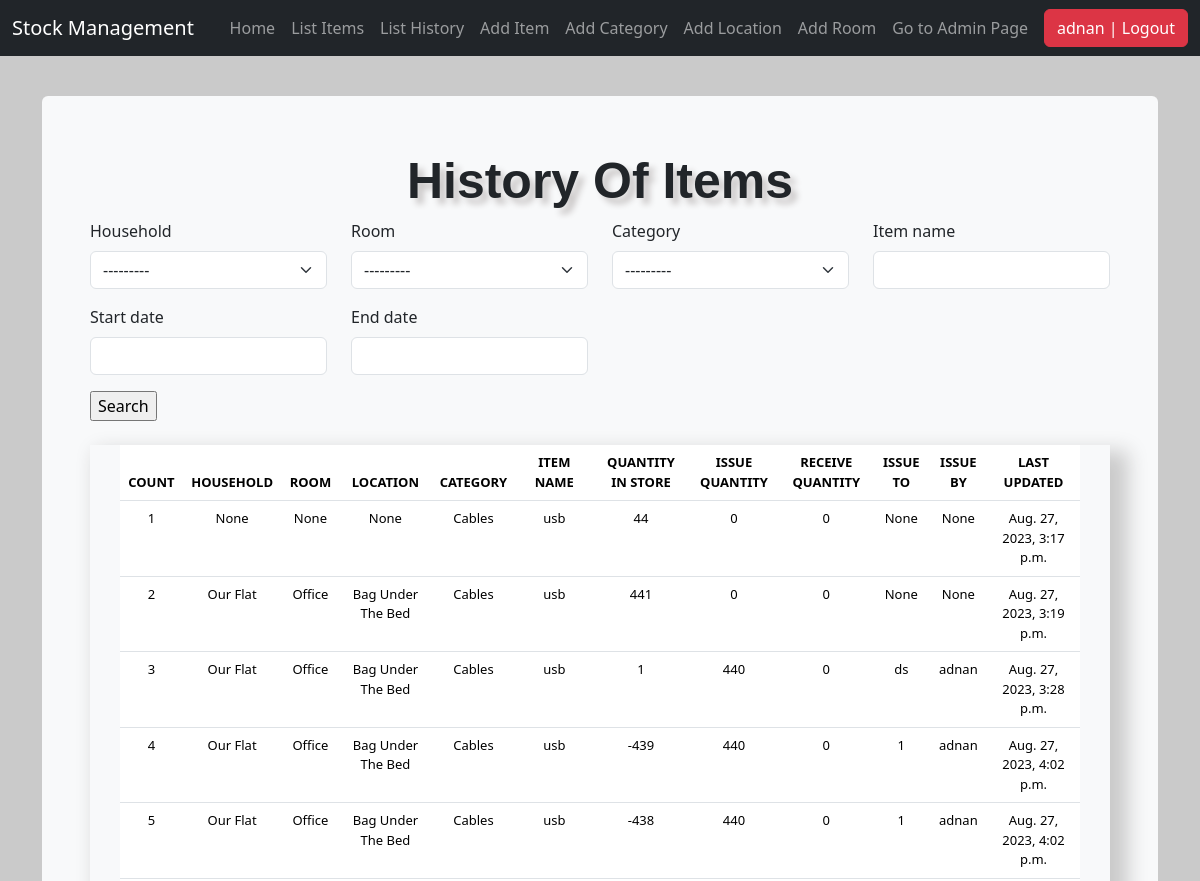
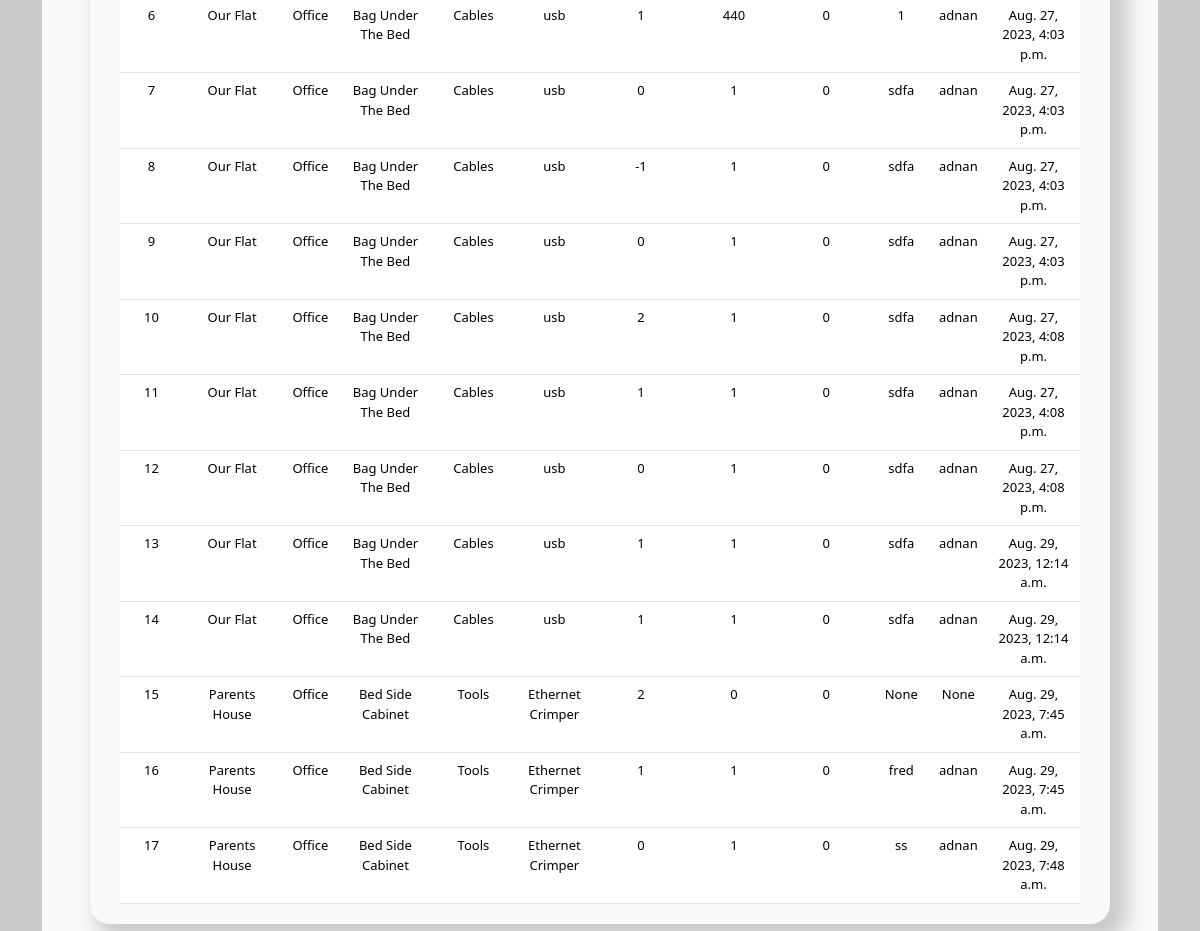
The app's page /list_history/ (signed in) with its own data (2 pictures, top to bottom).
### stockmgmt/models.py (models this page shows, shortened)
class StockHistory(models.Model):
    household = models.ForeignKey(
        Household, on_delete=models.CASCADE, blank=True, null=True)
    room = models.ForeignKey(
        Room, on_delete=models.CASCADE, blank=True, null=True)
    location = models.ForeignKey(
        Location, on_delete=models.CASCADE, blank=True, null=True)
    category = models.ForeignKey(
        Category, on_delete=models.CASCADE, blank=True, null=True)
    item_name = models.CharField(max_length=50, blank=True, null=True)
    quantity = models.IntegerField(default='0', blank=True, null=True)
    receive_quantity = models.IntegerField(default='0', blank=True, null=True)
    receive_by = models.CharField(max_length=50, blank=True, null=True)
    issue_quantity = models.IntegerField(default='0', blank=True, null=True)
    issue_by = models.CharField(max_length=50, blank=True, null=True)
    issue_to = models.CharField(max_length=50, blank=True, null=True)
    phone_number = models.CharField(max_length=50, blank=True, null=True)
    created_by = models.CharField(max_length=50, blank=True, null=True)
    reorder_level = models.IntegerField(default='0', blank=True, null=True)
    last_updated = models.DateTimeField(
        auto_now_add=False, auto_now=False, null=True)
    timestamp = models.DateTimeField(
        auto_now_add=False, auto_now=False, null=True)

class Category(models.Model):
    name = models.CharField(max_length=50, blank=True, null=True,
                            help_text="What category is the item related to? (such Cables/Computer Parts/Tools?)")
    def __str__(self):
        return self.name.title() if self.name else ""

class Household(models.Model):
    name = models.CharField(max_length=50, blank=True, null=True)
    def __str__(self):
        return self.name.title() if self.name else ""

class Room(models.Model):
    name = models.CharField(max_length=50, blank=True,
                            null=True, help_text="Which room is the item at?")
    def __str__(self):
        return self.name.title() if self.name else ""

class Location(models.Model):
    name = models.CharField(max_length=50, blank=True,
                            null=True, help_text="Where is the item located?")
    def __str__(self):
        return self.name.title() if self.name else ""

### stockmgmt/views.py (the view, shortened to what this page needs)
# urls.py: path('list_history/', views.list_history, name='list_history'),
@login_required
def list_history(request):
    title = 'History Of Items'
    queryset = StockHistory.objects.all()
    form = StockSearchForm(request.POST or None)
    context = {
        "title": title,
        "queryset": queryset,
        "form": form,
    }
    return render(request, "./includes/list_history.html", context)

### stockmgmt/forms.py
class StockSearchForm(forms.ModelForm):
    export_to_CSV = forms.BooleanField(required=False)
    start_date = forms.DateTimeField(required=False)
    end_date = forms.DateTimeField(required=False)
    class Meta:
        model = Stock
        fields = ['household', 'room', 'category',
                  'item_name', 'start_date', 'end_date']

### stockmgmt/templates/includes/list_history.html (shortened to what this page needs)
{% extends 'base.html' %}
{% load crispy_forms_tags %}
{% block content %}
<form method="POST" action="">{% csrf_token %}
    <div class="row">
        <div class="col-3">
            {{ form.household|as_crispy_field }}
        </div>
        <div class="col-3">
            {{ form.room|as_crispy_field }}
        </div>
        <div class="col-3">
            {{ form.category|as_crispy_field }}
        </div>
        <div class="col-3">
            {{ form.item_name|as_crispy_field }}
        </div>
        <div class="col-3">
            {{ form.start_date|as_crispy_field }}
        </div>
        <div class="col-3">
            {{ form.end_date|as_crispy_field }}
        </div>
    </div>
    <input type="submit" value="Search" />
</form>
<br>
<div class="display_table">
    <table class="table">
        <thead>
            <tr>
                <th>COUNT</th>
                <th>HOUSEHOLD</th>
                <th>ROOM</th>
                <th>LOCATION</th>
                <th>CATEGORY</th>
                <th>ITEM NAME</th>
                <th>QUANTITY IN STORE</th>
                <th>ISSUE QUANTITY</th>
                <th>RECEIVE QUANTITY</th>
                <th>ISSUE TO</th>
                <th>ISSUE BY</th>
                <th>LAST UPDATED</th>
            </tr>
        </thead>
        {% for instance in queryset %}
        <tr>
            <td>{{forloop.counter}}</td>
            <td>{{instance.household}}</td>
            <td>{{instance.room}}</td>
            <td>{{instance.location}}</td>
            <td>{{instance.category}}</td>
            <td>{{instance.item_name}}</td>
            <td>{{instance.quantity}}</td>
            <td>{{instance.issue_quantity}}</td>
            <td>{{instance.receive_quantity}}</td>
            <td>{{instance.issue_to}}</td>
            <td>{{instance.issue_by}}</td>
            <td>{{instance.last_updated}}</td>
        </tr>
        {% endfor %}
    </table>
</div>
{% endblock %}

### stockmgmt/templates/partials/nav.html (shortened to what this page needs)
<nav class="navbar navbar-expand-md navbar-dark fixed-top bg-dark">
    <div class="container-fluid">
        <a class="navbar-brand" href="#">Stock Management</a>
        <div class="collapse navbar-collapse d-flex justify-content-end" id="navbarCollapse">
            <ul class="navbar-nav ms-auto me-2 my-lg-0">
                <li class="nav-item">
                    <a class="nav-link" aria-current="page" href="{% url 'home' %}">Home</a>
                </li>
                {% if request.user.is_authenticated %}
                <li class="nav-item">
                    <a class="nav-link" href="{% url 'list_items' %}">List Items</a>
                </li>
                {% if request.user.is_superuser %}
                <li class="nav-item">
                    <a class="nav-link" href="{% url 'list_history' %}">List History</a>
                </li>
                {% endif %}
                {% if request.user.is_authenticated %}
                <li class="nav-item">
                    <a class="nav-link" href="{% url 'add_items' %}">Add Item</a>
                </li>
                {% endif %}
                {% if request.user.is_superuser %}
                <li class="nav-item">
                    <a class="nav-link" href="{% url 'add_category' %}">Add Category</a>
                </li>
                <li class="nav-item">
                    <a class="nav-link" href="{% url 'add_location' %}">Add Location</a>
                </li>
                <li class="nav-item">
                    <a class="nav-link" href="{% url 'add_room' %}">Add Room</a>
                </li>
                <li class="nav-item">
                    <a class="nav-link" href="{% url 'admin:index' %}">Go to Admin Page</a>
                </li>
                {% endif %}
                {% endif %}
            </ul>
            <ul class="navbar-nav">
                {% if request.user.is_authenticated %}
                <li><a href="/accounts/logout"><button class="btn btn-danger">{{ user }} | Logout</button></a></li>
                {% else %}
                <li><a href="/accounts/login">Login</a></li>
                {% endif %}
            </ul>
        </div>
    </div>
</nav>

### stockmgmt/static/css/style.css (style rules this page uses)
body { background-color: #cacaca; }
.table { font-size: 13px; text-align: center; width: 95%; margin: auto; text-align: center; }
.table tr:nth-child(odd) { background: #cacaca }
.table tr:nth-child(even) { background: #e9e9e9 }
th { color: #000000; }
.display_table { border-bottom-right-radius: 20px; border-bottom-left-radius: 20px; padding-left: 5px; padding-right: 5px; padding-bottom: 20px; box-shadow: 12px 12px 20px 6px #cacaca; }
.ui-datepicker tbody, td, tfoot, th, thead, tr { padding: 5px; }

### records on screen
StockHistory: household "None", room "None", location "None", category "Cables", item_name "usb", quantity "44", issue_quantity "0", receive_quantity "0", issue_to "None", issue_by "None", last_updated "Aug. 27, 2023, 3:17 p.m."
StockHistory: household "Our Flat", room "Office", location "Bag Under The Bed", category "Cables", item_name "usb", quantity "441", issue_quantity "0", receive_quantity "0", issue_to "None", issue_by "None", last_updated "Aug. 27, 2023, 3:19 p.m."
StockHistory: household "Our Flat", room "Office", location "Bag Under The Bed", category "Cables", item_name "usb", quantity "1", issue_quantity "440", receive_quantity "0", issue_to "ds", issue_by "adnan", last_updated "Aug. 27, 2023, 3:28 p.m."
StockHistory: household "Our Flat", room "Office", location "Bag Under The Bed", category "Cables", item_name "usb", quantity "-439", issue_quantity "440", receive_quantity "0", issue_to "1", issue_by "adnan", last_updated "Aug. 27, 2023, 4:02 p.m."
StockHistory: household "Our Flat", room "Office", location "Bag Under The Bed", category "Cables", item_name "usb", quantity "-438", issue_quantity "440", receive_quantity "0", issue_to "1", issue_by "adnan", last_updated "Aug. 27, 2023, 4:02 p.m."
StockHistory: household "Our Flat", room "Office", location "Bag Under The Bed", category "Cables", item_name "usb", quantity "1", issue_quantity "440", receive_quantity "0", issue_to "1", issue_by "adnan", last_updated "Aug. 27, 2023, 4:03 p.m."
StockHistory: household "Our Flat", room "Office", location "Bag Under The Bed", category "Cables", item_name "usb", quantity "0", issue_quantity "1", receive_quantity "0", issue_to "sdfa", issue_by "adnan", last_updated "Aug. 27, 2023, 4:03 p.m."
StockHistory: household "Our Flat", room "Office", location "Bag Under The Bed", category "Cables", item_name "usb", quantity "-1", issue_quantity "1", receive_quantity "0", issue_to "sdfa", issue_by "adnan", last_updated "Aug. 27, 2023, 4:03 p.m."
StockHistory: household "Our Flat", room "Office", location "Bag Under The Bed", category "Cables", item_name "usb", quantity "0", issue_quantity "1", receive_quantity "0", issue_to "sdfa", issue_by "adnan", last_updated "Aug. 27, 2023, 4:03 p.m."
StockHistory: household "Our Flat", room "Office", location "Bag Under The Bed", category "Cables", item_name "usb", quantity "2", issue_quantity "1", receive_quantity "0", issue_to "sdfa", issue_by "adnan", last_updated "Aug. 27, 2023, 4:08 p.m."
StockHistory: household "Our Flat", room "Office", location "Bag Under The Bed", category "Cables", item_name "usb", quantity "1", issue_quantity "1", receive_quantity "0", issue_to "sdfa", issue_by "adnan", last_updated "Aug. 27, 2023, 4:08 p.m."
StockHistory: household "Our Flat", room "Office", location "Bag Under The Bed", category "Cables", item_name "usb", quantity "0", issue_quantity "1", receive_quantity "0", issue_to "sdfa", issue_by "adnan", last_updated "Aug. 27, 2023, 4:08 p.m."
StockHistory: household "Our Flat", room "Office", location "Bag Under The Bed", category "Cables", item_name "usb", quantity "1", issue_quantity "1", receive_quantity "0", issue_to "sdfa", issue_by "adnan", last_updated "Aug. 29, 2023, 12:14 a.m."
StockHistory: household "Our Flat", room "Office", location "Bag Under The Bed", category "Cables", item_name "usb", quantity "1", issue_quantity "1", receive_quantity "0", issue_to "sdfa", issue_by "adnan", last_updated "Aug. 29, 2023, 12:14 a.m."
StockHistory: household "Parents House", room "Office", location "Bed Side Cabinet", category "Tools", item_name "Ethernet Crimper", quantity "2", issue_quantity "0", receive_quantity "0", issue_to "None", issue_by "None", last_updated "Aug. 29, 2023, 7:45 a.m."
StockHistory: household "Parents House", room "Office", location "Bed Side Cabinet", category "Tools", item_name "Ethernet Crimper", quantity "1", issue_quantity "1", receive_quantity "0", issue_to "fred", issue_by "adnan", last_updated "Aug. 29, 2023, 7:45 a.m."
StockHistory: household "Parents House", room "Office", location "Bed Side Cabinet", category "Tools", item_name "Ethernet Crimper", quantity "0", issue_quantity "1", receive_quantity "0", issue_to "ss", issue_by "adnan", last_updated "Aug. 29, 2023, 7:48 a.m."

### other values on screen
{{ user }} "adnan"
{{ title }} "History Of Items"
